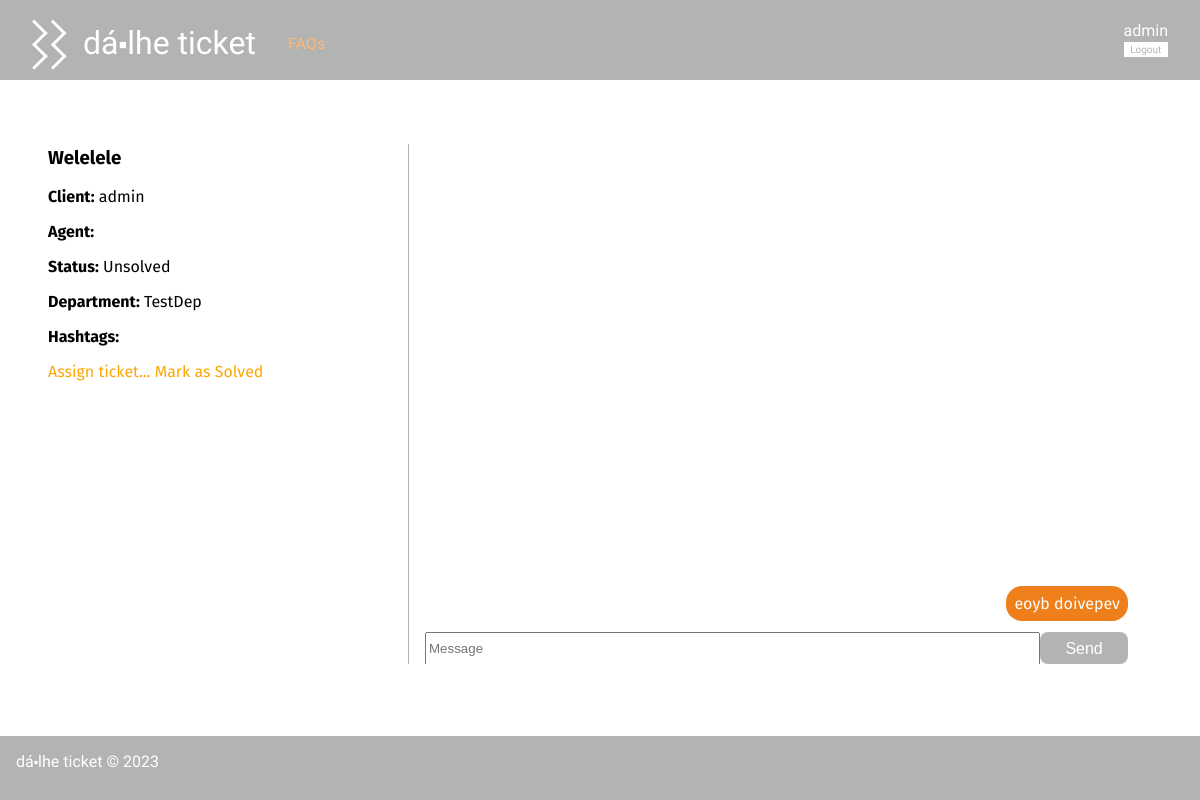
Before: /pages/ticket.php?id=2 (signed in) with the older database file.
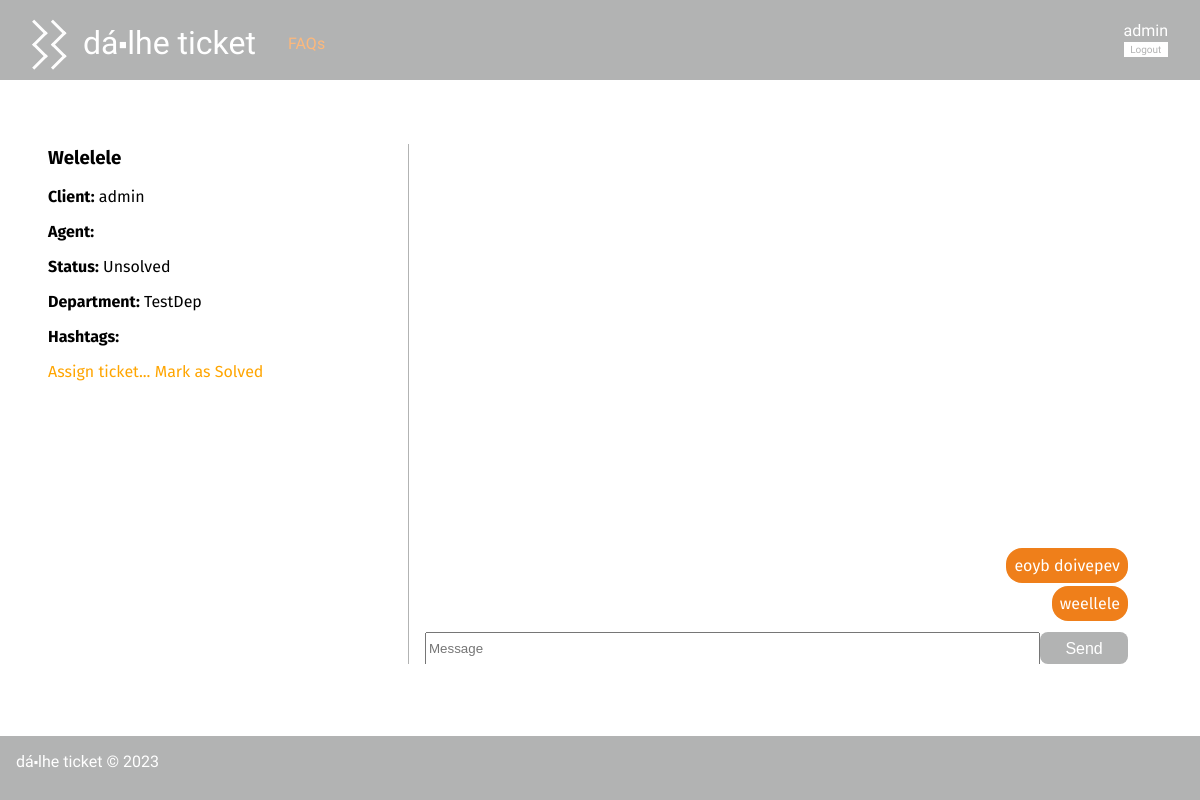
After: the same page with the newer database file.
### tables this page shows
CREATE TABLE Ticket(
   id integer primary key autoincrement,
   title varchar(60) not null,
   client varchar(20) not null,
   agent varchar(20),
   status varchar(10) not null,
   department varchar(20),
   foreign key (client) references User(username),
   foreign key (agent) references User(username),
   foreign key (department) references Department(name)
);

CREATE TABLE Message(
   id integer primary key autoincrement,
   ticketId integer not null,
   isFromClient boolean not null,
   message text not null,
   author varchar(20) not null,
   foreign key (ticketId) references Ticket(id)
);

### pages/ticket.php (called while the page is built, shortened)
<?php
    require_once(__DIR__ . '/../database/connection.db.php');
    require_once(__DIR__ . '/../database/ticket.class.php');
    require_once(__DIR__ . '/../database/user.class.php');
    require_once(__DIR__ . '/../templates/common.tpl.php');
    require_once(__DIR__ . '/../templates/ticket.tpl.php');
    require_once(__DIR__ . '/../utils/session.php');
    $session = new Session();
    $db = getDatabaseConnection();
    drawHeader();
    $ticket = Ticket::getTicketById($db, intval($_GET['id']));
    drawTicket($db, $ticket);
    drawFooter();
?>

### utils/session.php (called while the page is built, shortened)
<?php
  class Session {
    public function isLoggedIn() : bool {
      return isset($_SESSION['id']);
    }
    public function getName() : ?string {
      return isset($_SESSION['name']) ? $_SESSION['name'] : null;
    }
  }
?>

### database/ticket.class.php (called while the page is built, shortened)
<?php
    class Ticket {
        public function __construct(int $id, string $title, string $client, ?string $agent, string $status, string $department) {
            $this->id = $id;
            $this->title = $title;
            $this->client = $client;
            $this->agent = $agent;
            $this->status = $status;
            $this->department = $department;
        }
        static public function getTicketById(PDO $db, int $id) : Ticket {
            $stmt = $db->prepare('SELECT * from Ticket WHERE id = ?');
            $stmt->execute(array($id));
            $line = $stmt->fetchAll()[0];
            $ticket = new Ticket(
                $line['id'],
                $line['title'],
                $line['client'],
                $line['agent'],
                $line['status'],
                $line['department'],
            );
            return $ticket;
        }
    }
?>

### database/user.class.php (called while the page is built, shortened)
<?php
class User{
  public function __construct(string $name, string $username, string $email, string $type, string $department){
    $this->username = $username;
    $this->type = $type;
  }
  static public function getUserByUsername(PDO $db, string $username) : User {
    $stmt = $db->prepare('SELECT * from User where username = ?');
    $stmt->execute(array($username));
    $user = $stmt->fetchAll()[0];
    return new User(
      $user['name'],
      $user['username'],
      $user['email'],
      $user['type'],
      $user['department'],
    );
  }
}
?>

### database/message.class.php (called while the page is built, shortened)
<?php
  require_once(__DIR__ . '/../utils/session.php');
  class Message{
    public string $author;
    public function __construct(int $id, int $ticketId, bool $isFromClient, string $message, string $author){
      $this->message = $message;
      $this->author = $author;
    }
    public function isMine(PDO $db){
      $session = new Session();
      return $this->author == $session->getName();
    }
    static public function getAllMessagesFromTicket(PDO $db, int $id) : array {
        $stmt = $db->prepare('
            SELECT m.id, m.ticketId, m.isFromClient, m.message, m.author
            FROM Message m JOIN Ticket t
            ON m.ticketId = t.id
            WHERE t.id = ?
        ');
        $stmt->execute(array($id));
        $messages = array();
        while($message = $stmt->fetch()){
            $messages[] = new Message(
            $message['id'],
            intval($message['ticketId']),
            $message['isFromClient'] == 1,
            $message['message'],
            $message['author']
            );
        }
        return $messages;
    }
  }
?>

### templates/ticket.tpl.php (the view, shortened to what this page needs)
<?php
    require_once(__DIR__ . '/../database/ticket.class.php');
    require_once(__DIR__ . '/../database/message.class.php');
?>
<?php function drawTicket(PDO $db, Ticket $ticket) {
    $session = new Session();
    $me = User::getUserByUsername($db, $session->getName());
    ?>
    <div class="ticket_details">
        <div class="ticket_info">
            <h3><?= $ticket->title ?></h3>
            <div class="ticket_client"><span class="bold">Client:</span> <?= $ticket->client ?></div>
            <?php if($ticket->agent !== null) { ?>
                <div class="ticket_agent"><span class="bold">Agent:</span> <?= $ticket->agent ?></div>
            <?php } ?>
            <div class="ticket_status"><span class="bold">Status:</span> <?= $ticket->status ?></div>
            <div class="ticket_department"><span class="bold">Department:</span> <?= $ticket->department ?></div>
            <div class="ticket_hashtags"><span class="bold">Hashtags: </span>
            </div>
                <?php
                    if ($me->type == 'admin' && $ticket->status == 'Unsolved') {
            ?>
                    <a href="../pages/assign_ticket.php?id=<?= $ticket->id ?>">Assign ticket...</a>
            <?php
                    } if ($ticket->agent != null && $ticket->status == 'Unsolved' && $me->type == 'admin') {
            ?>
                    <a href=<?=("../actions/action_abandon_ticket.php?id=" . $ticket->id)?>>
                        Unassign ticket
                    </a>
            <?php
                    }
                    if ($me->type == 'admin' || $ticket->agent == $me->username) {
            ?>
                    <a href="../actions/action_change_ticket_status.php?id=<?= $ticket->id ?>">
                        Mark as <?= $ticket->status == 'Unsolved'? 'Solved' : 'Unsolved' ?>
                    </a>
            <?php
                    }
                ?>
                </div>
        <?php
            if($session->getName() == $ticket->agent || $session->getName() == $ticket->client || $ticket->agent == null) {
        ?>
        <div class="ticket_messages">
            <div class="message_list">
        <?php
            foreach(Message::getAllMessagesFromTicket($db, $ticket->id) as $message) { ?>
                    <div class="ticket_message <?= $message->isMine($db) ? 'right' : 'left' ?>">
                        <div class="ticket_message_text"><p><?= $message->message ?></p></div>
                    </div>
                <?php }
            if (($ticket->client == $me->username || $ticket->agent == $me->username) && $ticket->status == 'Unsolved') {
                ?>
                </div>
            <form class="send_message" method=post action="../actions/action_send_message.php">
                <input type="text" name="message" placeholder="Message">
                <button class="message_button"type="Submit">Send</button>
            </form>
        </div>
    <?php } ?>
<?php } ?>
<?php } ?>

### templates/common.tpl.php (shortened to what this page needs)
<?php
  $name = 'Dá⬝lhe Ticket';
  require_once(__DIR__ . '/../utils/session.php');
  $session = new Session();
?>
<?php function drawHeader(bool $is_index = false) {
  global $session; ?>
<!DOCTYPE html>
<html lang="en-US">
  <head>
    <?php if($is_index){ ?>
      <link rel="stylesheet" href="../css/index.css">
      <link rel="stylesheet" href="../css/animation.css">
      <script src="../js/animation.js" defer></script>
    <?php } else { ?>
      <link rel="stylesheet" href="../css/style.css">
      <link rel="stylesheet" href="../css/header.css">
    <?php } ?>
  </head>
  <body>
    <header>
      <h1 class="hidden"><a href="/"><?php global $name; echo $name; ?></a></h1>
      <section class="header_options hidden">
        <a href="../pages/faqs.php" class="faqs">FAQs</a>
      </section>
      <section class="header_login hidden">
        <?php
          if ($session->isLoggedIn()) {
            drawLogoutForm($session);
          } else {
            drawLoginForm($session);
          } ?>
      </section>
    </header>
    <main>
<?php } ?>
<?php function drawFooter() { ?>
    </main>
    <footer class="hidden">
      <?php global $name; echo $name; ?> &copy; 2023
    </footer>
  </body>
</html>
<?php } ?>
<?php function drawLogoutForm(Session $session) { ?>
  <form action="../actions/action_logout.php" method="post" class="logout hidden">
    <a href="../pages/profile.php?username=<?=$session->getName()?>"><?=$session->getName()?></a>
    <button type="submit">Logout</button>
  </form>
<?php } ?>

### css/style.css (style rules this page uses)
body { font-family: 'Allerta Stencil', sans-serif; margin: 0; padding: 0; display: grid; grid-template-columns: auto; grid-template-rows: 5em auto 4em; grid-template-areas: "header" "main" "footer"; min-height: 100vh; background-color: #b2b3b3; }
header:first-of-type { grid-area: header; }
footer:last-of-type { max-height: 5em; color: #ffffff; background-color: #b2b3b3; grid-area: footer; padding: 1em; }
main { font-family: 'Fira Sans', sans-serif; display: grid; justify-content: start; align-content: start; grid-area: main; background-color: #ffffff; padding: 3em; }
footer { text-transform: lowercase; }
form * { display: block; }
a { text-decoration: none; color: orange; }
button { background-color: #b2b3b3; color: #ffffff; border: none; border-radius: 0.5em; padding: 0.5em; font-size: 1em; font-weight: 100; cursor: pointer; margin: 1em 0; }
p { overflow-wrap: break-word; }
.username, .email, .type, .ticket_client, .ticket_agent, .ticket_status, .ticket_department, .ticket_hashtags { margin-bottom: 1em; }
.bold { font-weight: bold; }
.send_message { display: grid; grid-template-columns: 7fr 1fr; height: 2em; }
.send_message * { height: 2em; margin: 0; }
@media (min-width: 50em) { .ticket_details { display: grid; grid-template-columns: 30vw 60vw; grid-template-rows: 67vh; grid-template-areas: "left right"; } }
@media (min-width: 50em) { .ticket_details .ticket_info { grid-area: left; padding-right: 1em; } }
@media (min-width: 50em) { .ticket_details .ticket_messages { grid-area: right; height: 100 vh; overflow-y: scroll; border-left-color: #b2b3b3; border-left-style: solid; border-left-width: 1px; border-top: none; padding-left: 1em; margin-top: 3.7em; padding-top: 0; align-self: end; justify-self: stretch; min-width: none; height: 65vh; display: grid; grid-template-rows: auto 2.5em; grid-template-areas: "message_list" "form"; } }
@media (min-width: 50em) { .message_list { grid-area: message_list; align-self: end; } }
@media (min-width: 50em) { .ticket_messages .send_message { grid-area: form; align-self: end; } }
.ticket_message_text { display: inline-block; border-radius: 1em; padding: 0.5em; }
.right { display: flex; justify-content: flex-end; }
.right .ticket_message_text { background-color: #ef7f1a; }
.right p { display: inline; margin: 0; color: white }
.ticket_message { margin-bottom: 0.2em; }
.ticket_messages .send_message { margin-top: 1em; }

### css/header.css (style rules this page uses)
header:first-of-type { display: grid; place-items: center; justify-items: center; align-items: center; background-color: #b2b3b3; color: #ffffff; grid-template-columns: 18rem auto 5rem; grid-template-rows: auto; grid-template-areas: "logo options login"; }
header:first-of-type * { padding: 0; margin: 0; }
header:first-of-type a { text-decoration: none; color: #ffffff; padding: 0; margin: 0; }
header:first-of-type h1 { grid-area: logo; text-transform: lowercase; padding-bottom: 1rem; font-weight: 100; }
header:first-of-type h1 a { margin-left: 1rem; margin-bottom: 10rem; }
header:first-of-type h1:before { content: url("../img/riscas.png"); position:relative; z-index:100000; top:0.5em; }
header:first-of-type .header_options { grid-area: options; justify-self: start; align-self: center; padding-top: 0.4rem; color: #ef7f1a; }
header:first-of-type .header_options a { color: #fdb87b; }
header:first-of-type .header_login { grid-area: login; display: grid; justify-self: end; align-self: center; padding-right: 2em; }
header:first-of-type .logout { display: grid; grid-template-columns: auto; grid-template-rows: auto auto; grid-template-areas: "username" "logout"; justify-items: start; align-items: center; }
header:first-of-type .logout a { grid-area: username; }
header:first-of-type .logout button { grid-area: logout; justify-self: stretch; align-self: stretch; font-size: x-small; }
header:first-of-type button { background-color: #ffffff; color: #b2b3b3; padding: 0.2em; margin: 0.2em 0; border-radius: 0; font-family: 'Allerta Stencil', sans-serif; transition: color, 0.5s; }

Changed rows visible on the page:
added message: message "weellele"
